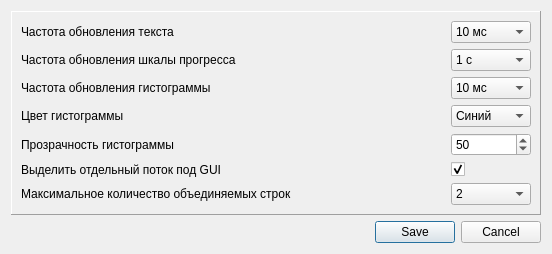
<?xml version="1.0" encoding="UTF-8"?>
<ui version="4.0">
 <class>SettingsDialog</class>
 <widget class="QDialog" name="SettingsDialog">
  <property name="geometry">
   <rect>
    <x>0</x>
    <y>0</y>
    <width>552</width>
    <height>252</height>
   </rect>
  </property>
  <property name="sizePolicy">
   <sizepolicy hsizetype="Minimum" vsizetype="Minimum">
    <horstretch>0</horstretch>
    <verstretch>0</verstretch>
   </sizepolicy>
  </property>
  <property name="maximumSize">
   <size>
    <width>552</width>
    <height>252</height>
   </size>
  </property>
  <property name="windowTitle">
   <string>Настройки</string>
  </property>
  <property name="windowIcon">
   <iconset resource="q.qrc">
    <normaloff>:/gear.png</normaloff>:/gear.png</iconset>
  </property>
  <layout class="QVBoxLayout" name="verticalLayout_2">
   <item>
    <widget class="QFrame" name="frame">
     <property name="frameShape">
      <enum>QFrame::Panel</enum>
     </property>
     <property name="frameShadow">
      <enum>QFrame::Raised</enum>
     </property>
     <layout class="QVBoxLayout" name="verticalLayout">
      <item>
       <layout class="QGridLayout" name="gridLayout">
        <item row="3" column="2">
         <widget class="QComboBox" name="histoColorCMB">
          <item>
           <property name="text">
            <string>Синий</string>
           </property>
          </item>
          <item>
           <property name="text">
            <string>Зелёный</string>
           </property>
          </item>
          <item>
           <property name="text">
            <string>Красный</string>
           </property>
          </item>
         </widget>
        </item>
        <item row="2" column="1">
         <spacer name="horizontalSpacer_3">
          <property name="orientation">
           <enum>Qt::Horizontal</enum>
          </property>
          <property name="sizeHint" stdset="0">
           <size>
            <width>68</width>
            <height>20</height>
           </size>
          </property>
         </spacer>
        </item>
        <item row="3" column="0">
         <widget class="QLabel" name="histoColorLBL">
          <property name="text">
           <string>Цвет гистограммы</string>
          </property>
         </widget>
        </item>
        <item row="5" column="0">
         <widget class="QLabel" name="distinctThreadLBL">
          <property name="text">
           <string>Выделить отдельный поток под GUI</string>
          </property>
         </widget>
        </item>
        <item row="0" column="0">
         <widget class="QLabel" name="refreshTextLBL">
          <property name="text">
           <string>Частота обновления текста</string>
          </property>
         </widget>
        </item>
        <item row="0" column="2">
         <widget class="QComboBox" name="refreshTextCMB">
          <item>
           <property name="text">
            <string>10 мс</string>
           </property>
          </item>
          <item>
           <property name="text">
            <string>100 мс</string>
           </property>
          </item>
          <item>
           <property name="text">
            <string>1 с</string>
           </property>
          </item>
          <item>
           <property name="text">
            <string>10 с</string>
           </property>
          </item>
          <item>
           <property name="text">
            <string>1 м</string>
           </property>
          </item>
          <item>
           <property name="text">
            <string>10 м</string>
           </property>
          </item>
          <item>
           <property name="text">
            <string>1 ч</string>
           </property>
          </item>
         </widget>
        </item>
        <item row="6" column="2">
         <widget class="QComboBox" name="stringsCMB">
          <property name="currentText">
           <string>2</string>
          </property>
          <property name="currentIndex">
           <number>0</number>
          </property>
          <item>
           <property name="text">
            <string>2</string>
           </property>
          </item>
          <item>
           <property name="text">
            <string>3</string>
           </property>
          </item>
          <item>
           <property name="text">
            <string>4</string>
           </property>
          </item>
          <item>
           <property name="text">
            <string>5</string>
           </property>
          </item>
          <item>
           <property name="text">
            <string>Все</string>
           </property>
          </item>
         </widget>
        </item>
        <item row="2" column="0">
         <widget class="QLabel" name="refreshHistoLBL">
          <property name="text">
           <string>Частота обновления гистограммы</string>
          </property>
         </widget>
        </item>
        <item row="1" column="2">
         <widget class="QComboBox" name="refreshProgressbarCMB">
          <item>
           <property name="text">
            <string>1 с</string>
           </property>
          </item>
          <item>
           <property name="text">
            <string>10 с</string>
           </property>
          </item>
          <item>
           <property name="text">
            <string>1 м</string>
           </property>
          </item>
         </widget>
        </item>
        <item row="2" column="2">
         <widget class="QComboBox" name="refreshHistoCMB">
          <property name="currentIndex">
           <number>0</number>
          </property>
          <item>
           <property name="text">
            <string>10 мс</string>
           </property>
          </item>
          <item>
           <property name="text">
            <string>100 мс</string>
           </property>
          </item>
          <item>
           <property name="text">
            <string>1 c</string>
           </property>
          </item>
          <item>
           <property name="text">
            <string>10 c</string>
           </property>
          </item>
          <item>
           <property name="text">
            <string>1 м</string>
           </property>
          </item>
          <item>
           <property name="text">
            <string>10 м</string>
           </property>
          </item>
          <item>
           <property name="text">
            <string>1 ч</string>
           </property>
          </item>
         </widget>
        </item>
        <item row="6" column="0">
         <widget class="QLabel" name="stringsLBL">
          <property name="text">
           <string>Максимальное количество объединяемых строк</string>
          </property>
         </widget>
        </item>
        <item row="1" column="0">
         <widget class="QLabel" name="refreshProgressbarLBL">
          <property name="text">
           <string>Частота обновления шкалы прогресса</string>
          </property>
         </widget>
        </item>
        <item row="5" column="2">
         <widget class="QCheckBox" name="distinctThreadCHB">
          <property name="text">
           <string/>
          </property>
          <property name="checked">
           <bool>true</bool>
          </property>
         </widget>
        </item>
        <item row="4" column="0">
         <widget class="QLabel" name="transparencyLBL">
          <property name="text">
           <string>Прозрачность гистограммы</string>
          </property>
         </widget>
        </item>
        <item row="4" column="2">
         <widget class="QSpinBox" name="transparencySPB">
          <property name="maximum">
           <number>100</number>
          </property>
          <property name="value">
           <number>50</number>
          </property>
         </widget>
        </item>
       </layout>
      </item>
     </layout>
    </widget>
   </item>
   <item>
    <widget class="QDialogButtonBox" name="buttonBox">
     <property name="orientation">
      <enum>Qt::Horizontal</enum>
     </property>
     <property name="standardButtons">
      <set>QDialogButtonBox::Cancel|QDialogButtonBox::Save</set>
     </property>
    </widget>
   </item>
  </layout>
 </widget>
 <resources>
  <include location="q.qrc"/>
 </resources>
 <connections>
  <connection>
   <sender>buttonBox</sender>
   <signal>accepted()</signal>
   <receiver>SettingsDialog</receiver>
   <slot>accept()</slot>
   <hints>
    <hint type="sourcelabel">
     <x>248</x>
     <y>254</y>
    </hint>
    <hint type="destinationlabel">
     <x>157</x>
     <y>274</y>
    </hint>
   </hints>
  </connection>
  <connection>
   <sender>buttonBox</sender>
   <signal>rejected()</signal>
   <receiver>SettingsDialog</receiver>
   <slot>reject()</slot>
   <hints>
    <hint type="sourcelabel">
     <x>316</x>
     <y>260</y>
    </hint>
    <hint type="destinationlabel">
     <x>286</x>
     <y>274</y>
    </hint>
   </hints>
  </connection>
 </connections>
</ui>
